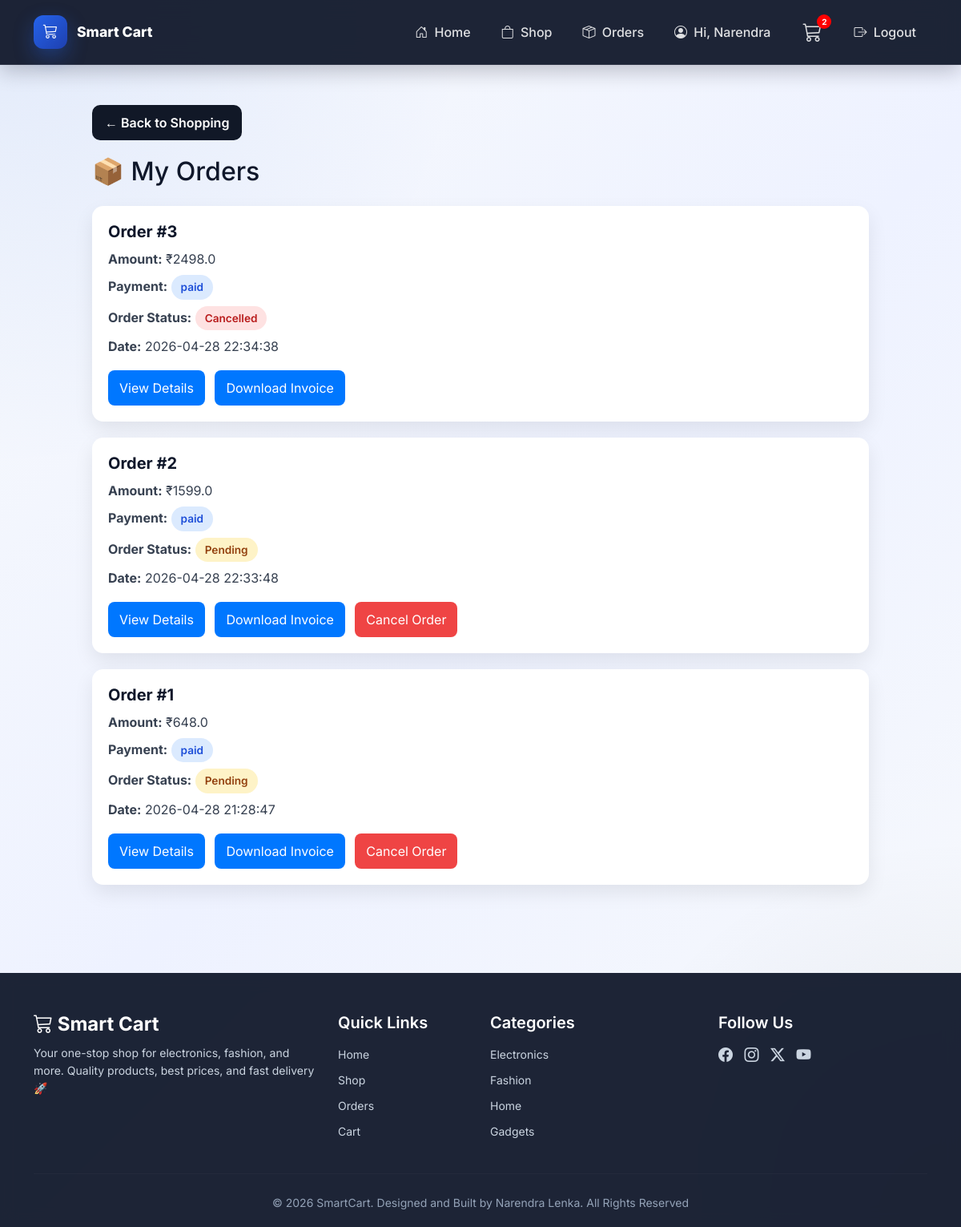
/user/my-orders (signed in), run on the app's committed database.
### tables this page shows
CREATE TABLE orders (
        order_id INTEGER PRIMARY KEY AUTOINCREMENT,
        user_id INTEGER NOT NULL,
        razorpay_order_id TEXT,
        razorpay_payment_id TEXT,
        amount REAL,
        payment_status TEXT,
        order_status TEXT DEFAULT 'Pending',

        full_name TEXT,
        phone TEXT,
        address TEXT,
        landmark TEXT,
        city TEXT,
        district TEXT,
        state TEXT,
        country TEXT,
        pincode TEXT,

        created_at TIMESTAMP DEFAULT CURRENT_TIMESTAMP,
        admin_id INTEGER,

        FOREIGN KEY (user_id) REFERENCES users(user_id),
        FOREIGN KEY (admin_id) REFERENCES admin(admin_id)
    );

### app.py (the view)
@app.route('/user/my-orders')
def my_orders():
    if 'user_id' not in session:
        flash("Please login!", "danger")
        return redirect('/user-login')
    user_id = session['user_id']
    conn = get_db_connection()
    cursor = conn.cursor()
    cursor.execute("""
    SELECT
        order_id,
        user_id,
        amount,
        payment_status,
        order_status,
        datetime(created_at, '+5 hours', '+30 minutes') AS created_at_ist
    FROM orders
    WHERE user_id = ?
    ORDER BY created_at DESC
    """, (user_id,))
    orders = cursor.fetchall()
    print("LOGGED USER ID:", user_id)
    print("ORDERS FOUND:", orders)
    cursor.close()
    conn.close()
    return render_template("user/my_orders.html", orders=orders)

### app.py (called while the page is built)
def get_db_connection():
    conn = sqlite3.connect("smartcart.db")
    conn.row_factory = sqlite3.Row
    conn.execute("PRAGMA foreign_keys = ON")
    return conn

@app.context_processor
def inject_cart_count():
    cart = session.get('cart', {})
    cart_count = sum(item['quantity'] for item in cart.values())
    return dict(cart_count=cart_count)

@app.context_processor
def inject_cart_count():
    if 'user_id' not in session:
        return dict(cart_count=0)
    conn = get_db_connection()
    cursor = conn.cursor()
    cursor.execute("""
        SELECT COUNT(*) AS count
        FROM cart
        WHERE user_id = ?
    """, (session['user_id'],))
    result = cursor.fetchone()
    cursor.close()
    conn.close()
    return dict(cart_count=result['count'] if result else 0)

### templates/user/my_orders.html (shortened to what this page needs)
{% extends "user/base_user.html" %}
{% block content %}
<div class="main-content">
    <div class="orders-wrapper">
        <a href="/user/products" class="back-btn">
            ← Back to Shopping
        </a>
        <h2 class="mb-4">📦 My Orders</h2>
        {% if orders|length == 0 %}
        <div class="empty-box">
            <p>You have not placed any orders yet.</p>
        </div>
        {% else %}
        {% for order in orders %}
        <div class="order-card">
            <h3>Order #{{ order.order_id }}</h3>
            <div class="order-info">
                <p><strong>Amount:</strong> ₹{{ order.amount }}</p>
                <p><strong>Payment:</strong>
                    <span class="status-badge">{{ order.payment_status }}</span>
                </p>
                <p><strong>Order Status:</strong>
                    <span class="order-status-badge
                        {% if order.order_status == 'Pending' %}status-pending
                        {% elif order.order_status == 'Cancelled' %}status-cancelled
                        {% elif order.order_status == 'Delivered' %}status-delivered
                        {% elif order.order_status == 'Shipped' %}status-shipped
                        {% endif %}">
                        {{ order.order_status }}
                    </span>
                </p>
                <p><strong>Date:</strong> {{ order.created_at_ist }}</p>
            </div>
            <a href="/user/order-success/{{ order.order_id }}" class="view-btn">
                View Details
            </a>
            <a href="/user/download-invoice/{{ order.order_id }}" class="view-btn">
                Download Invoice
            </a>
            {% if order.order_status == 'Pending' %}
            <a href="/user/cancel-order/{{ order.order_id }}"
               class="cancel-btn"
               onclick="return confirm('Are you sure you want to cancel this order?')">
                Cancel Order
            </a>
            {% endif %}
        </div>
        {% endfor %}
        {% endif %}
    </div>
</div>
{% endblock %}

### templates/user/base_user.html (style rules this page uses)
:root { --primary: #0f172a; --accent: #2563eb; --accent-hover: #1d4ed8; --text-dark: #0f172a; --text-muted: #64748b; }
html, body { min-height: 100%; margin: 0; font-family: 'Inter', sans-serif; background: radial-gradient(circle at top left, rgba(37, 99, 235, 0.10), transparent 30%), radial-gradient(circle at bottom right, rgba(15, 23, 42, 0.08), transparent 25%), linear-gradient(135deg, #f8fafc, #eef2ff, #f8fafc); color: var(--text-dark); }
body { display: flex; flex-direction: column; min-height: 100vh; }
.main-content { flex: 1; }

### templates/user/my_orders.html (style rules this page uses)
.orders-wrapper { max-width: 1000px; margin: auto; padding: 30px 15px; }
.order-card { background: white; border: none; padding: 20px; margin-bottom: 20px; border-radius: 14px; box-shadow: 0px 10px 25px rgba(0, 0, 0, 0.08); transition: 0.3s; }
.order-card h3 { margin: 0 0 10px 0; font-size: 1.25rem; font-weight: 700; }
.order-info p { margin-bottom: 8px; color: #374151; }
.status-badge { display: inline-block; padding: 5px 12px; border-radius: 20px; background: #dbeafe; color: #1d4ed8; font-size: 0.85rem; font-weight: 600; }
.order-status-badge { display: inline-block; padding: 5px 12px; border-radius: 20px; font-size: 0.85rem; font-weight: 600; }
.status-pending { background: #fef3c7; color: #92400e; }
.status-cancelled { background: #fee2e2; color: #b91c1c; }
.view-btn { padding: 10px 14px; background-color: #0077ff; color: white; text-decoration: none; border-radius: 8px; display: inline-block; margin-top: 10px; margin-right: 8px; }
.cancel-btn { padding: 10px 14px; background-color: #ef4444; color: white; text-decoration: none; border-radius: 8px; display: inline-block; margin-top: 10px; }
.back-btn { display: inline-block; margin-bottom: 20px; padding: 10px 16px; background: #111827; color: white; border-radius: 10px; text-decoration: none; font-weight: 600; }

### data on the page
orders: order_id "3", amount "2498.0", payment_status "paid", order_status "Cancelled", created_at_ist "2026-04-28 22:34:38"
orders: order_id "2", amount "1599.0", payment_status "paid", order_status "Pending", created_at_ist "2026-04-28 22:33:48"
orders: order_id "1", amount "648.0", payment_status "paid", order_status "Pending", created_at_ist "2026-04-28 21:28:47"

### other printed values
{{ session.get('user_name', 'Profile') }} "Narendra"
{{ cart_count if cart_count else 0 }} "2"
